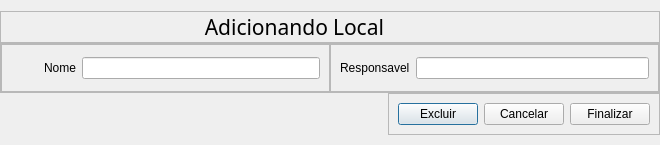
<?xml version="1.0" encoding="UTF-8"?>
<ui version="4.0">
 <class>DialogLocal</class>
 <widget class="QDialog" name="DialogLocal">
  <property name="geometry">
   <rect>
    <x>0</x>
    <y>0</y>
    <width>660</width>
    <height>145</height>
   </rect>
  </property>
  <property name="minimumSize">
   <size>
    <width>660</width>
    <height>0</height>
   </size>
  </property>
  <property name="maximumSize">
   <size>
    <width>16777215</width>
    <height>200</height>
   </size>
  </property>
  <property name="windowTitle">
   <string>Dialog</string>
  </property>
  <layout class="QVBoxLayout" name="verticalLayout">
   <property name="spacing">
    <number>0</number>
   </property>
   <property name="leftMargin">
    <number>0</number>
   </property>
   <property name="rightMargin">
    <number>0</number>
   </property>
   <property name="bottomMargin">
    <number>10</number>
   </property>
   <item alignment="Qt::AlignmentFlag::AlignTop">
    <widget class="QFrame" name="DialogLocalBodyWidget">
     <property name="frameShape">
      <enum>QFrame::Shape::StyledPanel</enum>
     </property>
     <property name="frameShadow">
      <enum>QFrame::Shadow::Raised</enum>
     </property>
     <layout class="QHBoxLayout" name="horizontalLayout">
      <property name="spacing">
       <number>5</number>
      </property>
      <property name="leftMargin">
       <number>0</number>
      </property>
      <property name="topMargin">
       <number>0</number>
      </property>
      <property name="rightMargin">
       <number>0</number>
      </property>
      <property name="bottomMargin">
       <number>0</number>
      </property>
      <item>
       <widget class="QLabel" name="LabelLocalAction">
        <property name="font">
         <font>
          <family>Segoe Print</family>
          <pointsize>16</pointsize>
         </font>
        </property>
        <property name="text">
         <string>Adicionando</string>
        </property>
        <property name="alignment">
         <set>Qt::AlignmentFlag::AlignRight|Qt::AlignmentFlag::AlignTrailing|Qt::AlignmentFlag::AlignVCenter</set>
        </property>
       </widget>
      </item>
      <item>
       <widget class="QLabel" name="labeldialoglocal">
        <property name="font">
         <font>
          <family>Segoe Print</family>
          <pointsize>16</pointsize>
         </font>
        </property>
        <property name="text">
         <string>Local</string>
        </property>
       </widget>
      </item>
     </layout>
    </widget>
   </item>
   <item>
    <widget class="QFrame" name="frame_2">
     <property name="sizePolicy">
      <sizepolicy hsizetype="Preferred" vsizetype="Expanding">
       <horstretch>0</horstretch>
       <verstretch>0</verstretch>
      </sizepolicy>
     </property>
     <property name="frameShape">
      <enum>QFrame::Shape::StyledPanel</enum>
     </property>
     <property name="frameShadow">
      <enum>QFrame::Shadow::Raised</enum>
     </property>
     <layout class="QHBoxLayout" name="horizontalLayout_3">
      <property name="spacing">
       <number>0</number>
      </property>
      <property name="leftMargin">
       <number>0</number>
      </property>
      <property name="topMargin">
       <number>0</number>
      </property>
      <property name="rightMargin">
       <number>0</number>
      </property>
      <property name="bottomMargin">
       <number>0</number>
      </property>
      <item>
       <widget class="QFrame" name="frame_3">
        <property name="frameShape">
         <enum>QFrame::Shape::StyledPanel</enum>
        </property>
        <property name="frameShadow">
         <enum>QFrame::Shadow::Raised</enum>
        </property>
        <layout class="QHBoxLayout" name="horizontalLayout_5">
         <item>
          <widget class="QLabel" name="label">
           <property name="minimumSize">
            <size>
             <width>65</width>
             <height>0</height>
            </size>
           </property>
           <property name="text">
            <string>Nome</string>
           </property>
           <property name="alignment">
            <set>Qt::AlignmentFlag::AlignRight|Qt::AlignmentFlag::AlignTrailing|Qt::AlignmentFlag::AlignVCenter</set>
           </property>
          </widget>
         </item>
         <item>
          <widget class="QLineEdit" name="TextInputLocalNome"/>
         </item>
        </layout>
       </widget>
      </item>
      <item>
       <widget class="QFrame" name="frame">
        <property name="frameShape">
         <enum>QFrame::Shape::StyledPanel</enum>
        </property>
        <property name="frameShadow">
         <enum>QFrame::Shadow::Raised</enum>
        </property>
        <layout class="QHBoxLayout" name="horizontalLayout_4">
         <item>
          <widget class="QLabel" name="label_2">
           <property name="text">
            <string>Responsavel</string>
           </property>
          </widget>
         </item>
         <item>
          <widget class="QLineEdit" name="TextInputLocalResponsavel"/>
         </item>
        </layout>
       </widget>
      </item>
     </layout>
    </widget>
   </item>
   <item alignment="Qt::AlignmentFlag::AlignRight|Qt::AlignmentFlag::AlignBottom">
    <widget class="QFrame" name="DialogLocalButtonNav">
     <property name="frameShape">
      <enum>QFrame::Shape::StyledPanel</enum>
     </property>
     <property name="frameShadow">
      <enum>QFrame::Shadow::Raised</enum>
     </property>
     <layout class="QHBoxLayout" name="horizontalLayout_2">
      <item>
       <widget class="QPushButton" name="ButtonDialogLocalExcluir">
        <property name="text">
         <string>Excluir</string>
        </property>
       </widget>
      </item>
      <item>
       <widget class="QPushButton" name="ButtonDialogLocalCancelar">
        <property name="text">
         <string>Cancelar</string>
        </property>
       </widget>
      </item>
      <item>
       <widget class="QPushButton" name="ButtonDialogLocalFinalizar">
        <property name="text">
         <string>Finalizar</string>
        </property>
       </widget>
      </item>
     </layout>
    </widget>
   </item>
  </layout>
 </widget>
 <resources/>
 <connections/>
</ui>
